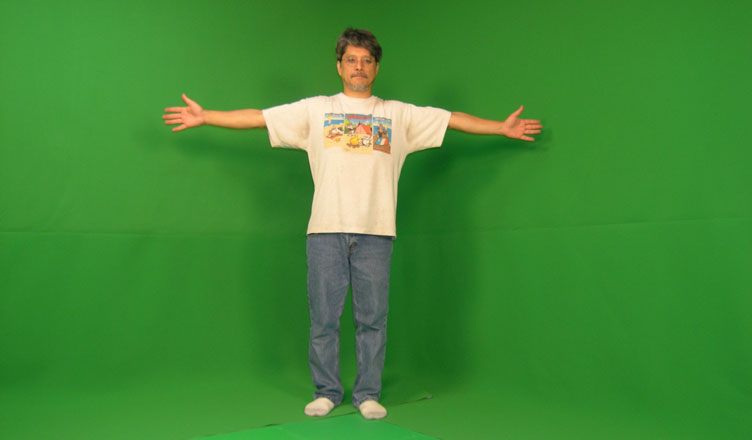
%> input picture Pixel_expansion/test5.jpg, 752 x 440 px
$ octave color_splitting_v2.m   (GNU Octave 9; MATLAB toolbox functions it lacks are replaced by stand-ins)
%> lines starting %> are read from the running program, lines starting %| are printed output that depends on the picture; in (x1, y1, x2, y2) boxes, pixels count from 0 and x2, y2 are one past the last pixel; in counts of white or black regions, pixels touching at a corner belong together; the program's own positions count from 1
%% Initialization
clear all; close all;clc;
im=im2double(imread('test5.jpg'));
figure;imshow(im)
x0=1016;y0=1138;
[row,col,~] = size(im);
%> row = 440; col = 752


%%%%%% TEST.PNG %%%%%%%%%%%%%%%%%%%%%%%%%%
% [5 lines of commented-out code are left out]
%%%%%%%%%%%%%%%%%%%%%%%%%%%%%%%%%%%%%%%%
%%%%%% TEST2.PNG %%%%%%%%%%%%%%%%%%%%%%%%%%
% [7 lines of commented-out code are left out]
%%%%%%%%%%%%%%%%%%%%%%%%%%%%%%%%%%%%%%%%%%
%%%%%%%%%% TEST3.jpg %%%%%%%%%%%%%%%%%%%%%
% [6 lines of commented-out code are left out]
%%%%%%%%%%%%%%%%%%%%%%%%%%%%%%%%%%%%%%%%%%
%%%%%%%%%% TEST4.jpg %%%%%%%%%%%%%%%%%%%%
% [8 lines of commented-out code are left out]
%%%%%%%%%%%%%%%%%%%%%%%%%%%%%%%%%%%%%%%%%%
%%%%%%%%%% TEST5.jpg %%%%%%%%%%%%%%%%%%%%
NBRE_REF=5;
ref_col=zeros(NBRE_REF,3); %3 for 3 colors
ref_col(1,:)=[0.1569 0.5098 0.1647]; %green background
ref_col(2,:)=[0.4078 0.4275 0.4392]; %jeans
ref_col(3,:)=[0.9804 0.9059 0.7804]; %t-shirt
ref_col(4,:)=[0.9882 0.7373 0.4941]; %skin
ref_col(5,:)=[0.09412 0.09804 0.06667]; %hair
% ref_col(6,:)=[1 0.8627 0.5569]; %sable
%%%%%%%%%%%%%%%%%%%%%%%%%%%%%%%%%%%%%%%%%%


%%%% For TEST2.PNG %%%%%%%%
% eps=1400; %way bigger than the epsilon of color_splitting_v1
% eps_mat=eps*ones(row,col);
%%%%%%%%%%%%%%%%%%%%%%%%%%%

%%%% For TEST3.JPG %%%%%%%%
% eps=400; %way bigger than the epsilon of color_splitting_v1
% eps_mat=eps*ones(row,col);
%%%%%%%%%%%%%%%%%%%%%%%%%%%

%%%% For TEST4.JPG %%%%%%%%
eps=500; %way bigger than the epsilon of color_splitting_v1
eps_mat=eps*ones(row,col);
%%%%%%%%%%%%%%%%%%%%%%%%%%%


ref_col_lab=rgb2lab(ref_col);
im_lab=rgb2lab(im);
%> im_lab: size 440x752x3 double; mean of channels 1, 2, 3 51.2, -38.4, 37.5

%% Matrix comparison
x=cell(1,NBRE_REF); %cell from which the ith entry is a logical image containing the result of the comparison
%between the original image and the ith reference color
for i=1:NBRE_REF
    temp1=repmat(ref_col_lab(i,1),row,col); %red channel of ith ref color = r_i
    temp2=repmat(ref_col_lab(i,2),row,col); %green channel of ith ref color = g_i
    temp3=repmat(ref_col_lab(i,3),row,col); %blue channel of ith ref color = b_i
    a=cat(3,temp1,temp2,temp3); %concatenation along 3rd dimension: at each entry of the matrix there is [r_i g_i b_i]

    comp=permute(sum(permute((im_lab-a).^2,[3,1,2])),[2,3,1]); %cf. comments in test_script
    %comp=permute(comp,[2,3,1]);
    x{i}=comp<=eps_mat;
    figure;imshow(x{i})
end
%> this loop made 5 passes
%> pass 1, `comp=permute(sum(permute((im_lab-a).^2,[3,1,2])),[2,3,1]);`:
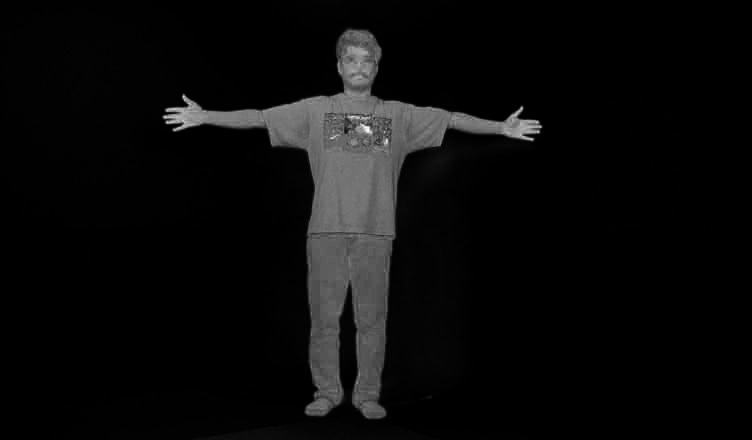
%> comp: size 440x752 double; min 5.29e-06, max 9783, mean 440.5; drawn with min black and max white
%> pass 1, `imshow(x{i})`:
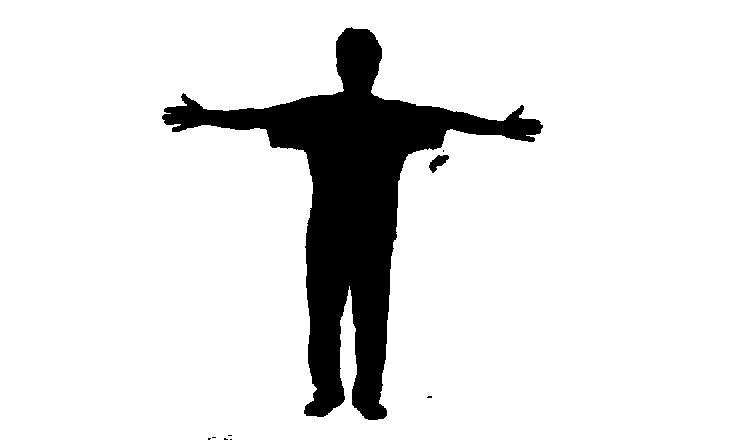
%> displayed picture: size 440x752 logical; 89.1% white; 9 black regions (7 under 20 px), largest, box (x1, y1, x2, y2) and area: (162, 27, 543, 420) 35688, (429, 155, 449, 173) 183
%> pass 2, `comp=permute(sum(permute((im_lab-a).^2,[3,1,2])),[2,3,1]);`:
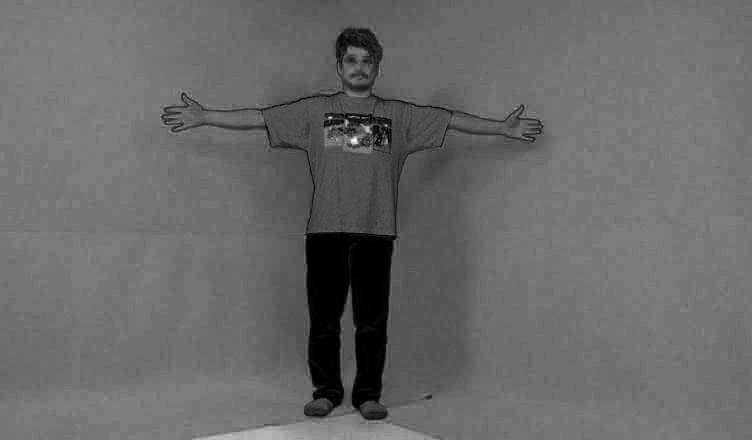
%> comp: size 440x752 double; min 0.000197, max 8141, mean 3384.2; drawn with min black and max white
%> pass 2, `imshow(x{i})`:
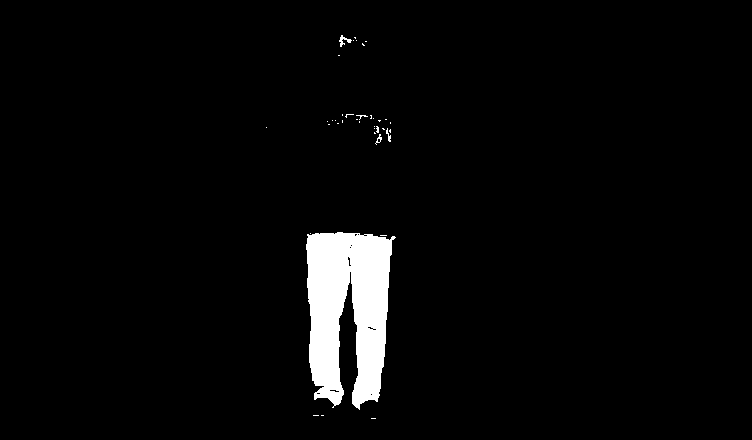
%> displayed picture: size 440x752 logical; 3.5% white; 38 white regions (34 under 20 px), largest, box (x1, y1, x2, y2) and area: (306, 232, 396, 410) 11247, (339, 35, 352, 47) 60, (386, 128, 391, 142) 30, (375, 134, 382, 145) 28
%> after the loop, x = 5 items

$ run again, with Pixel_expansion/test3.jpg copied over Pixel_expansion/test5.jpg
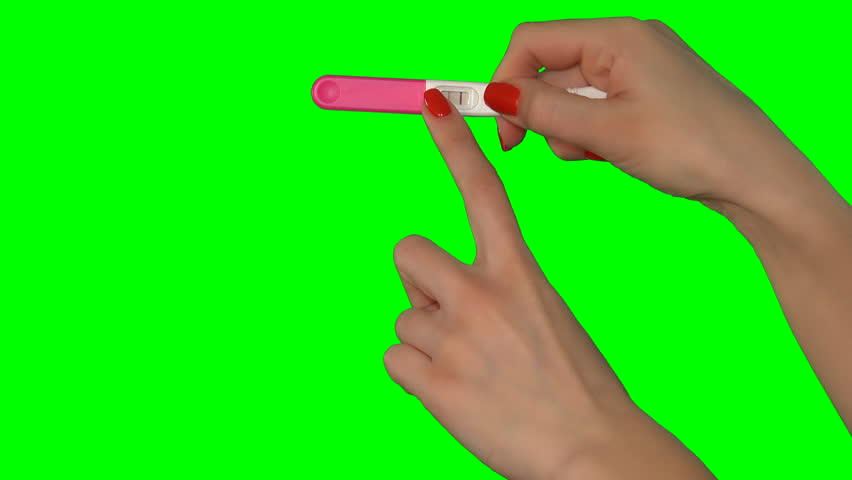
%> input picture Pixel_expansion/test3.jpg, 852 x 480 px
%> im_lab: size 480x852x3 double; mean of channels 1, 2, 3 78, -58.4, 66
%> the loop `for i=1:NBRE_REF` made 5 passes
%> pass 1, `comp=permute(sum(permute((im_lab-a).^2,[3,1,2])),[2,3,1]);`:
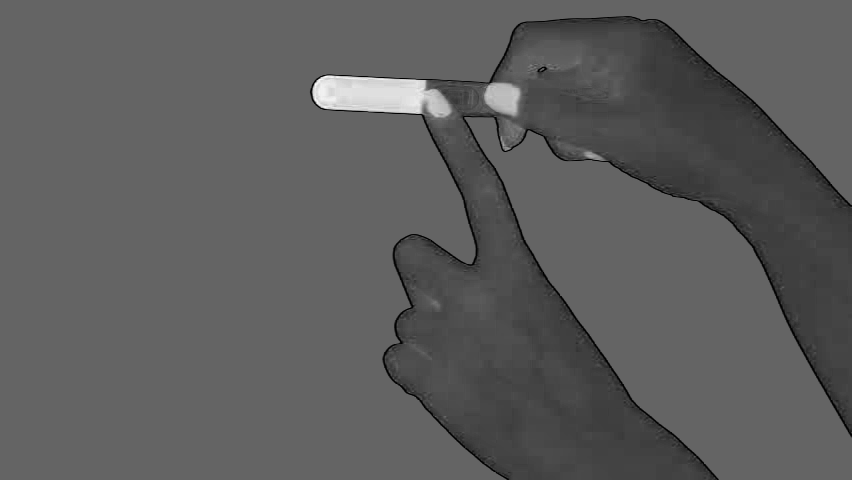
%> comp: size 480x852 double; min 7.76, max 13506.5, mean 4920; drawn with min black and max white
%> pass 2, `imshow(x{i})`:
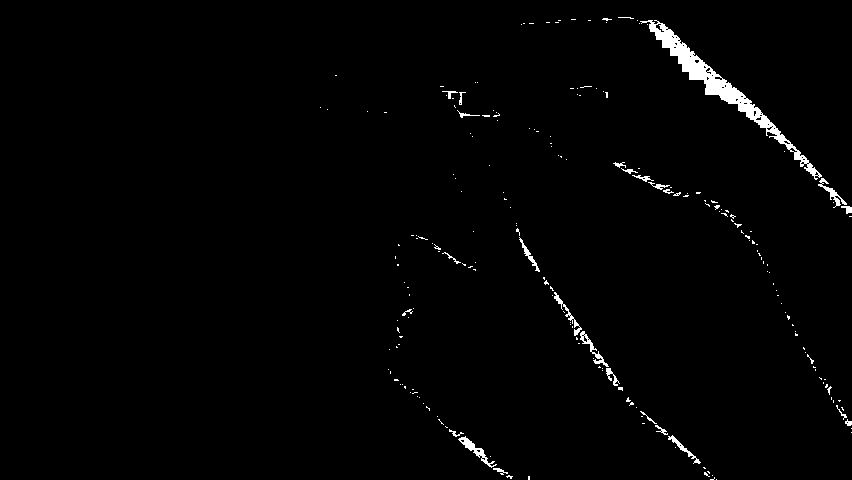
%> displayed picture: size 480x852 logical; 1.3% white; 214 white regions (189 under 20 px), largest, box (x1, y1, x2, y2) and area: (640, 20, 822, 180) 2840, (458, 436, 497, 468) 258, (580, 331, 609, 367) 203
%> after the loop `for i=1:NBRE_REF`: x = 5 items
